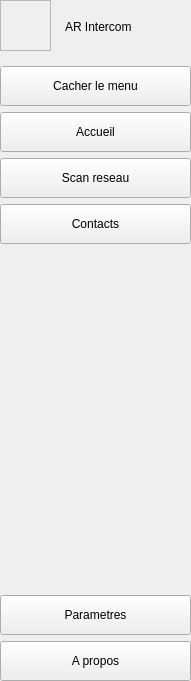
        <widget class="QFrame" name="left_menu">
         <property name="sizePolicy">
          <sizepolicy hsizetype="Preferred" vsizetype="Preferred">
           <horstretch>0</horstretch>
           <verstretch>0</verstretch>
          </sizepolicy>
         </property>
         <property name="minimumSize">
          <size>
           <width>168</width>
           <height>681</height>
          </size>
         </property>
         <property name="maximumSize">
          <size>
           <width>191</width>
           <height>16777215</height>
          </size>
         </property>
         <property name="styleSheet">
          <string notr="true"/>
         </property>
         <layout class="QVBoxLayout" name="verticalLayout_2">
          <property name="leftMargin">
           <number>0</number>
          </property>
          <property name="topMargin">
           <number>0</number>
          </property>
          <property name="rightMargin">
           <number>0</number>
          </property>
          <property name="bottomMargin">
           <number>0</number>
          </property>
          <item>
           <widget class="QWidget" name="app_logo_and_name" native="true">
            <property name="minimumSize">
             <size>
              <width>161</width>
              <height>60</height>
             </size>
            </property>
            <property name="maximumSize">
             <size>
              <width>16777215</width>
              <height>61</height>
             </size>
            </property>
            <widget class="QFrame" name="top_logo">
             <property name="geometry">
              <rect>
               <x>0</x>
               <y>0</y>
               <width>51</width>
               <height>51</height>
              </rect>
             </property>
             <property name="styleSheet">
              <string notr="true">image: url(:/icons/icons/ARsoftlogo.png);
</string>
             </property>
             <property name="frameShape">
              <enum>QFrame::StyledPanel</enum>
             </property>
             <property name="frameShadow">
              <enum>QFrame::Raised</enum>
             </property>
            </widget>
            <widget class="QLabel" name="app_name">
             <property name="geometry">
              <rect>
               <x>65</x>
               <y>1</y>
               <width>101</width>
               <height>51</height>
              </rect>
             </property>
             <property name="styleSheet">
              <string notr="true"/>
             </property>
             <property name="text">
              <string>AR Intercom</string>
             </property>
            </widget>
           </widget>
          </item>
          <item>
           <widget class="QPushButton" name="menu_bt">
            <property name="minimumSize">
             <size>
              <width>0</width>
              <height>40</height>
             </size>
            </property>
            <property name="maximumSize">
             <size>
              <width>16777215</width>
              <height>40</height>
             </size>
            </property>
            <property name="styleSheet">
             <string notr="true">
background-image: url(:/cils/cils/cil-menu.png);

</string>
            </property>
            <property name="text">
             <string>Cacher le menu</string>
            </property>
           </widget>
          </item>
          <item>
           <widget class="QPushButton" name="home_bt">
            <property name="minimumSize">
             <size>
              <width>0</width>
              <height>40</height>
             </size>
            </property>
            <property name="maximumSize">
             <size>
              <width>16777215</width>
              <height>40</height>
             </size>
            </property>
            <property name="styleSheet">
             <string notr="true">background-image: url(:/cils/cils/cil-home.png);
</string>
            </property>
            <property name="text">
             <string>Accueil</string>
            </property>
           </widget>
          </item>
          <item>
           <widget class="QPushButton" name="scan_bt">
            <property name="minimumSize">
             <size>
              <width>0</width>
              <height>40</height>
             </size>
            </property>
            <property name="maximumSize">
             <size>
              <width>16777215</width>
              <height>40</height>
             </size>
            </property>
            <property name="styleSheet">
             <string notr="true">background-image: url(:/svg/svg/icon_signal.svg);
</string>
            </property>
            <property name="text">
             <string>Scan reseau</string>
            </property>
           </widget>
          </item>
          <item>
           <widget class="QPushButton" name="contacts_bt">
            <property name="minimumSize">
             <size>
              <width>0</width>
              <height>40</height>
             </size>
            </property>
            <property name="maximumSize">
             <size>
              <width>16777215</width>
              <height>40</height>
             </size>
            </property>
            <property name="styleSheet">
             <string notr="true">background-image: url(:/cils/cils/cil-people.png);
</string>
            </property>
            <property name="text">
             <string>Contacts</string>
            </property>
           </widget>
          </item>
          <item>
           <spacer name="verticalSpacer">
            <property name="orientation">
             <enum>Qt::Vertical</enum>
            </property>
            <property name="sizeHint" stdset="0">
             <size>
              <width>20</width>
              <height>296</height>
             </size>
            </property>
           </spacer>
          </item>
          <item>
           <widget class="QPushButton" name="about_bt_2">
            <property name="minimumSize">
             <size>
              <width>0</width>
              <height>40</height>
             </size>
            </property>
            <property name="maximumSize">
             <size>
              <width>16777215</width>
              <height>40</height>
             </size>
            </property>
            <property name="styleSheet">
             <string notr="true">background-image: url(:/cils/cils/cil-equalizer.png);</string>
            </property>
            <property name="text">
             <string>Parametres</string>
            </property>
           </widget>
          </item>
          <item>
           <widget class="QPushButton" name="about_bt">
            <property name="minimumSize">
             <size>
              <width>0</width>
              <height>40</height>
             </size>
            </property>
            <property name="maximumSize">
             <size>
              <width>16777215</width>
              <height>40</height>
             </size>
            </property>
            <property name="styleSheet">
             <string notr="true"/>
            </property>
            <property name="text">
             <string>A propos</string>
            </property>
           </widget>
          </item>
         </layout>
        </widget>
